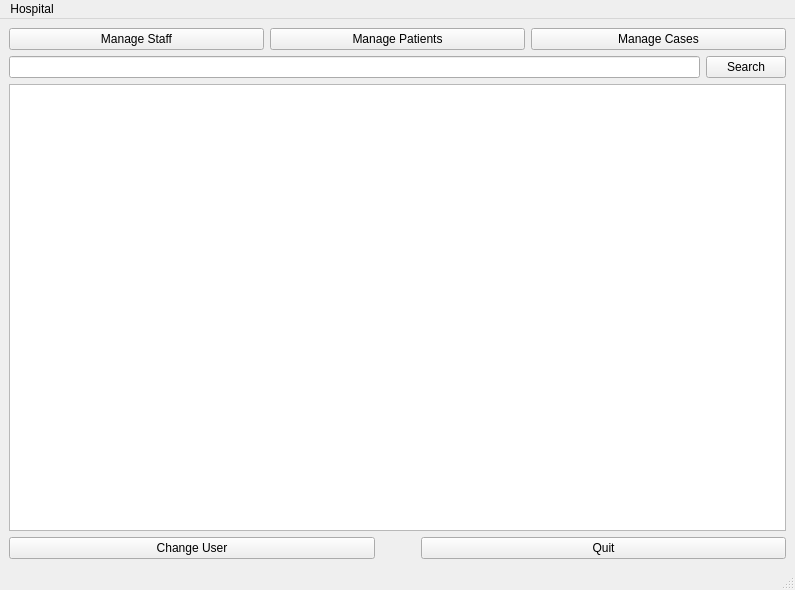
<?xml version="1.0" encoding="UTF-8"?>
<ui version="4.0">
 <class>CMainWindow</class>
 <widget class="QMainWindow" name="CMainWindow">
  <property name="geometry">
   <rect>
    <x>0</x>
    <y>0</y>
    <width>795</width>
    <height>590</height>
   </rect>
  </property>
  <property name="windowTitle">
   <string>CMainWindow</string>
  </property>
  <widget class="QWidget" name="centralwidget">
   <layout class="QVBoxLayout" name="verticalLayout">
    <item>
     <layout class="QHBoxLayout" name="horizontalLayout">
      <item>
       <widget class="QPushButton" name="manageStaff">
        <property name="text">
         <string>Manage Staff</string>
        </property>
       </widget>
      </item>
      <item>
       <widget class="QPushButton" name="managePatients">
        <property name="text">
         <string>Manage Patients</string>
        </property>
       </widget>
      </item>
      <item>
       <widget class="QPushButton" name="manageCases">
        <property name="text">
         <string>Manage Cases</string>
        </property>
       </widget>
      </item>
     </layout>
    </item>
    <item>
     <layout class="QHBoxLayout" name="horizontalLayout_2">
      <item>
       <widget class="QLineEdit" name="searchText"/>
      </item>
      <item>
       <widget class="QPushButton" name="searchBtn">
        <property name="text">
         <string>Search</string>
        </property>
       </widget>
      </item>
     </layout>
    </item>
    <item>
     <widget class="QTreeView" name="treeView"/>
    </item>
    <item>
     <layout class="QHBoxLayout" name="horizontalLayout_3">
      <item>
       <widget class="QPushButton" name="changeUser">
        <property name="text">
         <string>Change User</string>
        </property>
       </widget>
      </item>
      <item>
       <spacer name="horizontalSpacer">
        <property name="orientation">
         <enum>Qt::Orientation::Horizontal</enum>
        </property>
        <property name="sizeType">
         <enum>QSizePolicy::Policy::Preferred</enum>
        </property>
        <property name="sizeHint" stdset="0">
         <size>
          <width>40</width>
          <height>20</height>
         </size>
        </property>
       </spacer>
      </item>
      <item>
       <widget class="QPushButton" name="quitBtn">
        <property name="text">
         <string>Quit</string>
        </property>
       </widget>
      </item>
     </layout>
    </item>
   </layout>
  </widget>
  <widget class="QMenuBar" name="menubar">
   <property name="geometry">
    <rect>
     <x>0</x>
     <y>0</y>
     <width>795</width>
     <height>21</height>
    </rect>
   </property>
   <widget class="QMenu" name="menuHospital">
    <property name="title">
     <string>Hospital</string>
    </property>
    <addaction name="actionChange_User"/>
    <addaction name="actionManage_Staff"/>
    <addaction name="actionManage_Patients"/>
    <addaction name="actionManage_Cases"/>
    <addaction name="actionManage_Roles"/>
    <addaction name="actionManage_Permissions"/>
    <addaction name="actionQuit"/>
   </widget>
   <addaction name="menuHospital"/>
  </widget>
  <widget class="QStatusBar" name="statusbar"/>
  <action name="actionNew_Patient">
   <property name="text">
    <string>New Patient</string>
   </property>
  </action>
  <action name="actionManage_Staff">
   <property name="text">
    <string>Manage Staff</string>
   </property>
  </action>
  <action name="actionManage_Patients">
   <property name="text">
    <string>Manage Patients</string>
   </property>
  </action>
  <action name="actionManage_Cases">
   <property name="text">
    <string>Manage Cases</string>
   </property>
  </action>
  <action name="actionQuit">
   <property name="text">
    <string>Quit</string>
   </property>
  </action>
  <action name="actionChange_User">
   <property name="text">
    <string>Change User</string>
   </property>
  </action>
  <action name="actionManage_Roles">
   <property name="text">
    <string>Manage Roles</string>
   </property>
  </action>
  <action name="actionManage_Permissions">
   <property name="text">
    <string>Manage Permissions</string>
   </property>
  </action>
 </widget>
 <resources/>
 <connections/>
</ui>
